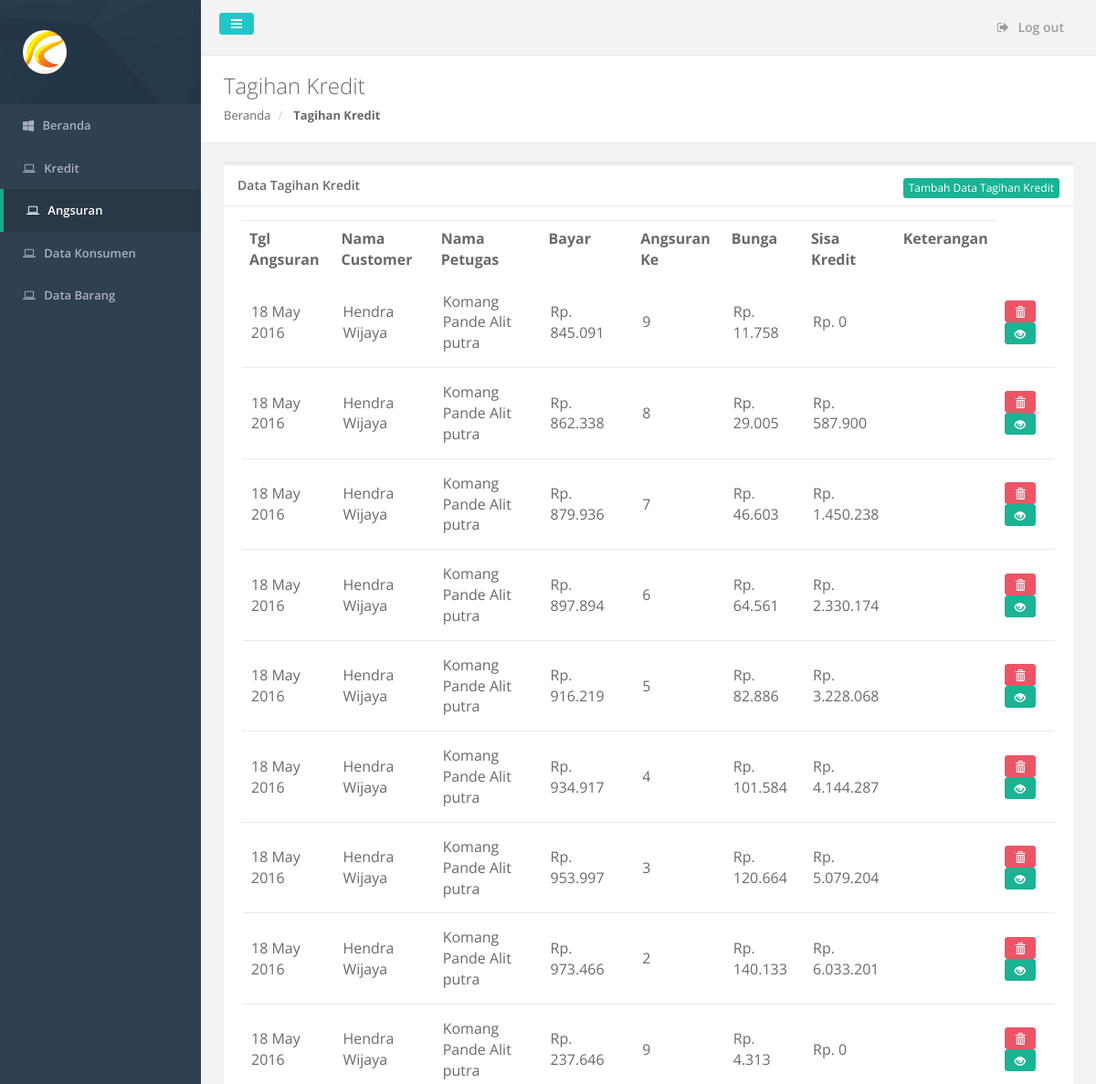
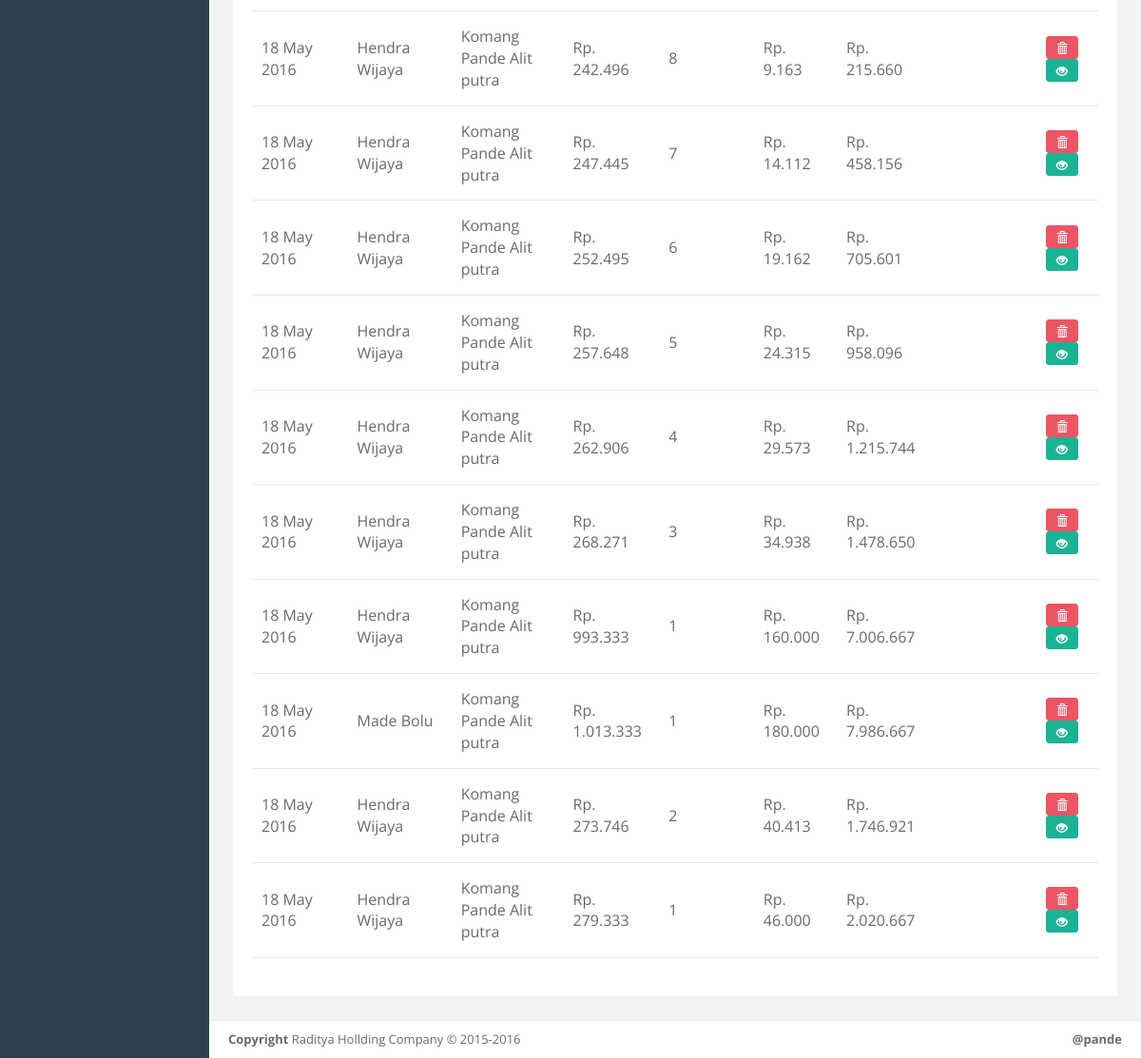
The page /pembayaran.php on the database its author committed (2 pictures, top to bottom).
### tables this page shows
CREATE TABLE IF NOT EXISTS `angsuran` (
  `id` int(11) NOT NULL AUTO_INCREMENT,
  `id_kredit` int(11) NOT NULL,
  `id_cust` int(11) NOT NULL,
  `id_petugas` int(11) NOT NULL,
  `bayar` double NOT NULL,
  `angsuran_ke` int(11) NOT NULL,
  `bunga` double NOT NULL,
  `sisa_kredit` double NOT NULL,
  `denda` double NOT NULL,
  `tgl_angsuran` date NOT NULL,
  `keterangan` text,
  PRIMARY KEY (`id`)
);

CREATE TABLE IF NOT EXISTS `anggota` (
  `id_anggota` int(11) NOT NULL AUTO_INCREMENT,
  `id_user` int(11) NOT NULL,
  `nama` varchar(100) NOT NULL,
  `alamat` text NOT NULL,
  `telepon` varchar(12) NOT NULL,
  `area` varchar(50) DEFAULT NULL,
  PRIMARY KEY (`id_anggota`)
);

CREATE TABLE IF NOT EXISTS `petugas` (
  `id` int(11) NOT NULL AUTO_INCREMENT,
  `id_user` int(11) NOT NULL,
  `nama_petugas` varchar(100) NOT NULL,
  `telepon` varchar(12) NOT NULL,
  `status` int(11) DEFAULT NULL,
  `area` varchar(50) NOT NULL,
  PRIMARY KEY (`id`)
);

### pembayaran.php (the view, shortened to what this page needs)
<?php include_once ('layouts/header.php'); ?>
        <div class="row wrapper border-bottom white-bg page-heading">
			<div class="col-lg-10">
				<h2>Tagihan Kredit</h2>
				<ol class="breadcrumb">
					<li>
						<a href="index.php">Beranda</a>
					</li>
					<li class="active">
						<strong>Tagihan Kredit</strong>
					</li>
				</ol>
			</div>
				<div class="col-lg-2">
				</div>
		</div>
		<div class="row">
            <div class="col-lg-12">
                <div class="wrapper wrapper-content animated fadeInUp">
                    <div class="ibox">
                        <div class="ibox-title">
                            <h5>Data Tagihan Kredit</h5>
                            <div class="ibox-tools">
                                <a href="tambah_tagihan.php" class="btn btn-primary btn-xs">Tambah Data Tagihan Kredit</a>
                            </div>
                        </div>
                        <div class="ibox-content">
                            <div class="project-list">
							<div class="table-responsive">
                                <table class="table table-hover">
                                    <tbody>
                                    <tr>
										<th>Tgl Angsuran</th>
										<th>Nama Customer</th>
										<th>Nama Petugas</th>
										<th>Bayar</th>
										<th>Angsuran Ke</th>
										<th>Bunga</th>
										<th>Sisa Kredit</th>
										<th>Keterangan</th>
									</tr>
								 <?php
								$query = $mysqli->query("SELECT
															a.*,
															p.id as petugas_id, p.nama_petugas,
															ag.id_anggota, ag.nama
														FROM angsuran AS a
														JOIN petugas AS p ON a.id_petugas = p.id
														JOIN anggota AS ag ON ag.id_anggota= a.id_cust
														ORDER by id DESC");
								while($row = $query->fetch_assoc()){
								?>
								<tr>
								<td><?php echo date('d F Y', strtotime($row['tgl_angsuran'])) ?></td>
								<td><?php echo $row['nama'] ?></td>
								<td><?php echo $row['nama_petugas'] ?></td>
								<td>Rp. <?= number_format($row['bayar'],0,',','.') ?></td>
								<td><?php echo $row['angsuran_ke'] ?> </td>
								<td>Rp. <?= number_format($row['bunga'],0,',','.') ?></td>
								<td>Rp. <?= number_format($row['sisa_kredit'],0,',','.') ?></td>
                                <td><?php echo $row['keterangan'] ?></td>
								<td>
                        		<a onClick="return confirm('Anda Yakin Ingin Menghapus data')" href="hapus_tagihan.php?id=<?php echo $row ['id'] ?>" class="btn btn-danger btn-sm"><span class="glyphicon glyphicon-trash" aria-hidden="true"></span></a>
                                <a href="detail_kredit.php?id=<?php echo $row ['id_kredit'] ?>" class="btn btn-primary btn-sm"><span class="glyphicon glyphicon-eye-open" aria-hidden="true"></span></a>
								</td>
							</tr>
							<?php
								}
							?>
                                    </tbody>
                                </table>
                            </div>
						</div>
                        </div>
                    </div>
                </div>
            </div>
		</div>
<?php include_once ('layouts/footer.php'); ?>

### rows shown on the page
angsuran: tgl_angsuran "18 May 2016", anggota.nama "Hendra Wijaya", id_petugas.nama_petugas "Komang Pande Alit putra", bayar "845.091", angsuran_ke "9", bunga "11.758", sisa_kredit "0"
angsuran: tgl_angsuran "18 May 2016", anggota.nama "Hendra Wijaya", id_petugas.nama_petugas "Komang Pande Alit putra", bayar "862.338", angsuran_ke "8", bunga "29.005", sisa_kredit "587.900"
angsuran: tgl_angsuran "18 May 2016", anggota.nama "Hendra Wijaya", id_petugas.nama_petugas "Komang Pande Alit putra", bayar "879.936", angsuran_ke "7", bunga "46.603", sisa_kredit "1.450.238"
angsuran: tgl_angsuran "18 May 2016", anggota.nama "Hendra Wijaya", id_petugas.nama_petugas "Komang Pande Alit putra", bayar "897.894", angsuran_ke "6", bunga "64.561", sisa_kredit "2.330.174"
angsuran: tgl_angsuran "18 May 2016", anggota.nama "Hendra Wijaya", id_petugas.nama_petugas "Komang Pande Alit putra", bayar "916.219", angsuran_ke "5", bunga "82.886", sisa_kredit "3.228.068"
angsuran: tgl_angsuran "18 May 2016", anggota.nama "Hendra Wijaya", id_petugas.nama_petugas "Komang Pande Alit putra", bayar "934.917", angsuran_ke "4", bunga "101.584", sisa_kredit "4.144.287"
angsuran: tgl_angsuran "18 May 2016", anggota.nama "Hendra Wijaya", id_petugas.nama_petugas "Komang Pande Alit putra", bayar "953.997", angsuran_ke "3", bunga "120.664", sisa_kredit "5.079.204"
angsuran: tgl_angsuran "18 May 2016", anggota.nama "Hendra Wijaya", id_petugas.nama_petugas "Komang Pande Alit putra", bayar "973.466", angsuran_ke "2", bunga "140.133", sisa_kredit "6.033.201"
angsuran: tgl_angsuran "18 May 2016", anggota.nama "Hendra Wijaya", id_petugas.nama_petugas "Komang Pande Alit putra", bayar "237.646", angsuran_ke "9", bunga "4.313", sisa_kredit "0"
angsuran: tgl_angsuran "18 May 2016", anggota.nama "Hendra Wijaya", id_petugas.nama_petugas "Komang Pande Alit putra", bayar "242.496", angsuran_ke "8", bunga "9.163", sisa_kredit "215.660"
angsuran: tgl_angsuran "18 May 2016", anggota.nama "Hendra Wijaya", id_petugas.nama_petugas "Komang Pande Alit putra", bayar "247.445", angsuran_ke "7", bunga "14.112", sisa_kredit "458.156"
angsuran: tgl_angsuran "18 May 2016", anggota.nama "Hendra Wijaya", id_petugas.nama_petugas "Komang Pande Alit putra", bayar "252.495", angsuran_ke "6", bunga "19.162", sisa_kredit "705.601"
angsuran: tgl_angsuran "18 May 2016", anggota.nama "Hendra Wijaya", id_petugas.nama_petugas "Komang Pande Alit putra", bayar "257.648", angsuran_ke "5", bunga "24.315", sisa_kredit "958.096"
angsuran: tgl_angsuran "18 May 2016", anggota.nama "Hendra Wijaya", id_petugas.nama_petugas "Komang Pande Alit putra", bayar "262.906", angsuran_ke "4", bunga "29.573", sisa_kredit "1.215.744"
angsuran: tgl_angsuran "18 May 2016", anggota.nama "Hendra Wijaya", id_petugas.nama_petugas "Komang Pande Alit putra", bayar "268.271", angsuran_ke "3", bunga "34.938", sisa_kredit "1.478.650"
angsuran: tgl_angsuran "18 May 2016", anggota.nama "Hendra Wijaya", id_petugas.nama_petugas "Komang Pande Alit putra", bayar "993.333", angsuran_ke "1", bunga "160.000", sisa_kredit "7.006.667"
angsuran: tgl_angsuran "18 May 2016", anggota.nama "Made Bolu", id_petugas.nama_petugas "Komang Pande Alit putra", bayar "1.013.333", angsuran_ke "1", bunga "180.000", sisa_kredit "7.986.667"
angsuran: tgl_angsuran "18 May 2016", anggota.nama "Hendra Wijaya", id_petugas.nama_petugas "Komang Pande Alit putra", bayar "273.746", angsuran_ke "2", bunga "40.413", sisa_kredit "1.746.921"
angsuran: tgl_angsuran "18 May 2016", anggota.nama "Hendra Wijaya", id_petugas.nama_petugas "Komang Pande Alit putra", bayar "279.333", angsuran_ke "1", bunga "46.000", sisa_kredit "2.020.667"
